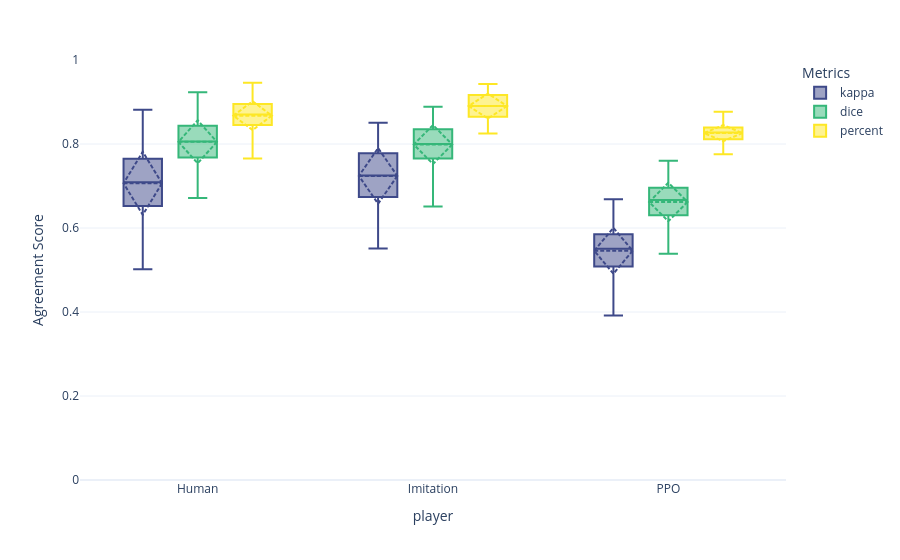

Notebook cell for this chart:
### Code cell
results_player = pd.read_csv(os.path.join('outputdata', 'results_by_player.csv'))

map_player = {'im-sub-01':'Imitation',
              'im-sub-02':'Imitation',
              'im-sub-03':'Imitation',
              'im-sub-05':'Imitation',
              'im-sub-06':'Imitation',
              'sub-01':'Human',
              'sub-02':'Human',
              'sub-03':'Human',
              'sub-04':'Human',
              'sub-05':'Human',
              'ppo':'PPO'        
              }
fig = plot_metrics_boxplot(results_player, 'player', map=map_player)
fig

### Figure 1 — Plotly figure (JSON) as saved in the notebook; plotly's stock layout.template omitted (floating-point values rounded to 4 significant figures; data arrays with more than 128 entries replaced by an {"elided": "..."} marker saying what was removed)
{"data": [{"alignmentgroup": "True", "boxmean": "sd", "boxpoints": false, "hovertemplate": "Metrics=kappa<br>player=%{x}<br>Agreement Score=%{y}<extra></extra>", "legendgroup": "kappa", "marker": {"color": "#3e4989"}, "name": "kappa", "notched": false, "offsetgroup": "kappa", "orientation": "v", "showlegend": true, "type": "box", "x": {"elided": "700 str values"}, "x0": " ", "xaxis": "x", "y": {"elided": "700 float values"}, "y0": " ", "yaxis": "y"}, {"alignmentgroup": "True", "boxmean": "sd", "boxpoints": false, "hovertemplate": "Metrics=dice<br>player=%{x}<br>Agreement Score=%{y}<extra></extra>", "legendgroup": "dice", "marker": {"color": "#35b779"}, "name": "dice", "notched": false, "offsetgroup": "dice", "orientation": "v", "showlegend": true, "type": "box", "x": {"elided": "700 str values"}, "x0": " ", "xaxis": "x", "y": {"elided": "700 float values"}, "y0": " ", "yaxis": "y"}, {"alignmentgroup": "True", "boxmean": "sd", "boxpoints": false, "hovertemplate": "Metrics=percent<br>player=%{x}<br>Agreement Score=%{y}<extra></extra>", "legendgroup": "percent", "marker": {"color": "#fde725"}, "name": "percent", "notched": false, "offsetgroup": "percent", "orientation": "v", "showlegend": true, "type": "box", "x": {"elided": "700 str values"}, "x0": " ", "xaxis": "x", "y": {"elided": "700 float values"}, "y0": " ", "yaxis": "y"}], "layout": {"boxmode": "group", "legend": {"title": {"text": "Metrics"}, "tracegroupgap": 0}, "margin": {"t": 60}, "xaxis": {"anchor": "y", "domain": [0, 1], "title": {"text": "player"}}, "yaxis": {"anchor": "x", "domain": [0, 1], "range": [0, 1], "title": {"text": "Agreement Score"}}}}
